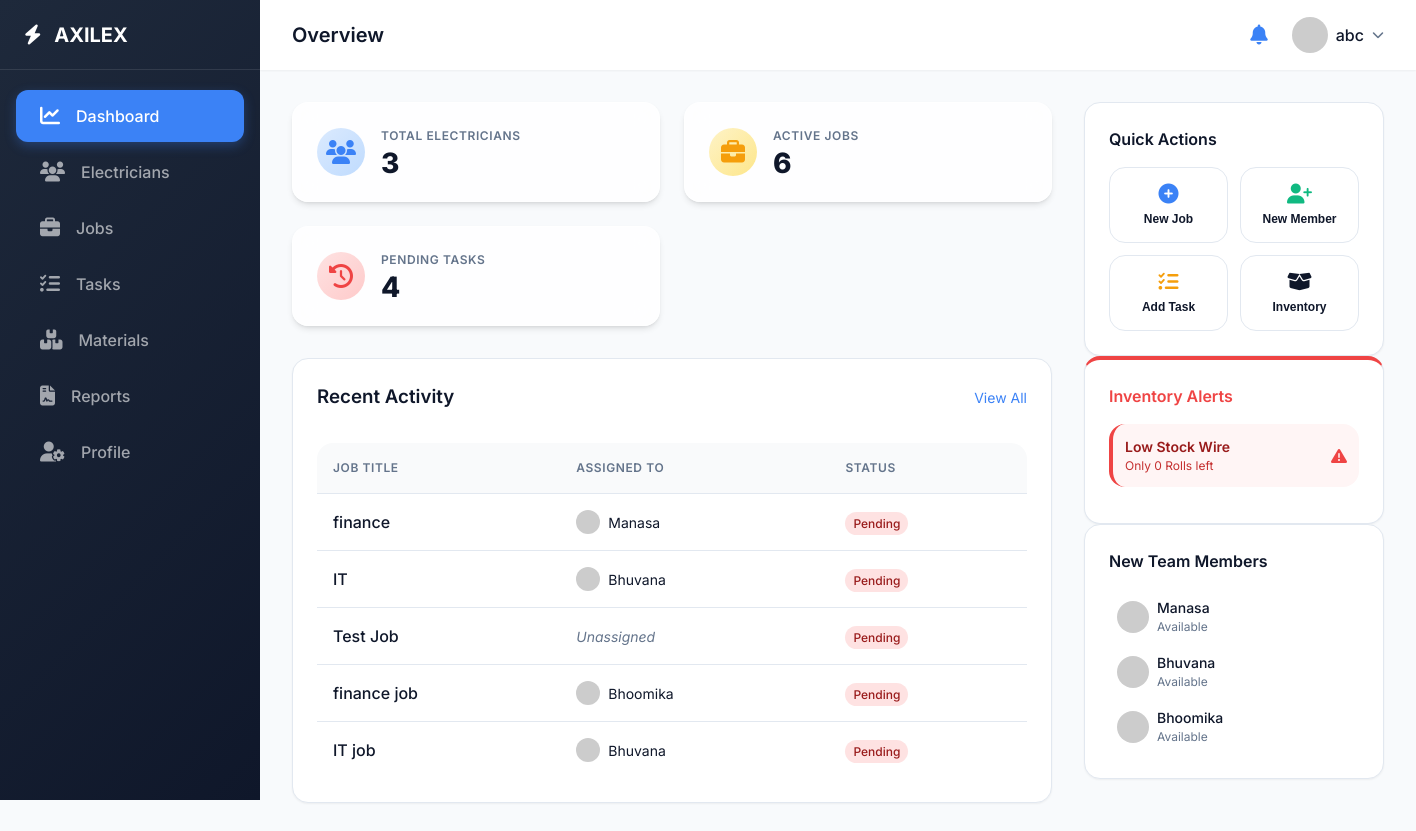
/dashboard (signed in), run on the app's committed database.
### tables this page shows
CREATE TABLE Jobs (
            id INTEGER PRIMARY KEY AUTOINCREMENT,
            title TEXT NOT NULL,
            description TEXT,
            assigned_electrician_id INTEGER,
            status TEXT DEFAULT 'Pending', location TEXT, deadline TEXT,
            FOREIGN KEY (assigned_electrician_id) REFERENCES Electricians (id)
        );

CREATE TABLE Electricians (
            id INTEGER PRIMARY KEY AUTOINCREMENT,
            name TEXT NOT NULL,
            phone TEXT,
            email TEXT,
            status TEXT DEFAULT 'Available'
        );

CREATE TABLE Materials (
            id INTEGER PRIMARY KEY AUTOINCREMENT,
            name TEXT NOT NULL,
            quantity INTEGER DEFAULT 0,
            unit TEXT,
            last_usage TEXT
        );

### app.py (the view)
@app.route('/dashboard')
def dashboard():
    if 'user_id' not in session:
        return redirect(url_for('login'))
    conn = get_db_connection()
    electricians_count = conn.execute('SELECT COUNT(*) FROM Electricians').fetchone()[0]
    jobs_count = conn.execute('SELECT COUNT(*) FROM Jobs').fetchone()[0]
    tasks_count = conn.execute('SELECT COUNT(*) FROM Tasks').fetchone()[0]
    recent_jobs = conn.execute('''
        SELECT Jobs.*, Electricians.name as electrician_name
        FROM Jobs
        LEFT JOIN Electricians ON Jobs.assigned_electrician_id = Electricians.id
        ORDER BY Jobs.id DESC LIMIT 5
    ''').fetchall()
    low_stock_materials = conn.execute('SELECT * FROM Materials WHERE quantity < 10').fetchall()
    recent_electricians = conn.execute('SELECT * FROM Electricians ORDER BY id DESC LIMIT 5').fetchall()
    all_electricians = conn.execute('SELECT * FROM Electricians ORDER BY name ASC').fetchall()
    all_jobs = conn.execute('SELECT * FROM Jobs ORDER BY title ASC').fetchall()
    conn.close()
    return render_template('dashboard.html',
                          electricians_count=electricians_count,
                          jobs_count=jobs_count,
                          tasks_count=tasks_count,
                          recent_jobs=recent_jobs,
                          low_stock_materials=low_stock_materials,
                          recent_electricians=recent_electricians,
                          all_electricians=all_electricians,
                          all_jobs=all_jobs)

### app.py (called while the page is built)
def get_db_connection():
    conn = sqlite3.connect(DB_PATH)
    conn.row_factory = sqlite3.Row
    return conn

### templates/dashboard.html (shortened to what this page needs)
<!DOCTYPE html>
<html lang="en">
<head>
    <link rel="stylesheet" href="/static/css/styles.css">
    <link rel="stylesheet" href="https://cdnjs.cloudflare.com/ajax/libs/font-awesome/6.4.0/css/all.min.css">
</head>
<body>
    <div class="dashboard-layout">
        <aside class="sidebar">
            <div class="sidebar-header" style="justify-content: space-between;">
                <div><i class="fa-solid fa-bolt" style="margin-right: 0.5rem;"></i> AXILEX</div>
            </div>
            <nav class="sidebar-nav">
                <a href="/dashboard" class="sidebar-link active">
                    <i class="fa-solid fa-chart-line"></i> Dashboard
                </a>
                <a href="/electricians" class="sidebar-link">
                    <i class="fa-solid fa-users"></i> Electricians
                </a>
                <a href="/jobs" class="sidebar-link">
                    <i class="fa-solid fa-briefcase"></i> Jobs
                </a>
                <a href="/tasks" class="sidebar-link">
                    <i class="fa-solid fa-list-check"></i> Tasks
                </a>
                <a href="/materials" class="sidebar-link">
                    <i class="fa-solid fa-boxes-stacked"></i> Materials
                </a>
                <a href="/reporter" class="sidebar-link">
                    <i class="fa-solid fa-file-contract"></i> Reports
                </a>
                <a href="/profile" class="sidebar-link">
                    <i class="fa-solid fa-user-gear"></i> Profile
                </a>
            </nav>
        </aside>
        <main class="main-content">
            <header class="topbar">
                <div class="flex items-center gap-2">
                    <h2 style="margin: 0; font-size: 1.25rem;">Overview</h2>
                </div>
                <div class="topbar-right">
                    <div class="notification-wrapper">
                        <button id="notification-btn" class="btn btn-outline" style="border: none; position: relative; padding: 0.5rem;">
                            <i class="fa-solid fa-bell" style="font-size: 1.25rem;"></i>
                        </button>
                    </div>
                    <div class="user-profile">
                        <img src="https://ui-avatars.com/api/?name=Admin+User&background=DBEAFE&color=1E3A8A" alt="Profile" style="width: 36px; height: 36px; border-radius: 50%;">
                        <span>{{ session.username if session.username else 'User' }}</span>
                        <i class="fa-solid fa-chevron-down" style="font-size: 0.75rem; color: var(--text-light);"></i>
                    </div>
                </div>
            </header>
            <div class="content-area">
                <div style="display: grid; grid-template-columns: 1fr 300px; gap: 2rem;">
                    <div class="flex-col gap-4">
                        <div class="summary-grid">
                            <div class="card summary-card glass-card">
                                <div class="summary-icon blue"><i class="fa-solid fa-users"></i></div>
                                <div class="summary-info">
                                    <h3>Total Electricians</h3>
                                    <p>{{ electricians_count }}</p>
                                </div>
                            </div>
                            <div class="card summary-card glass-card">
                                <div class="summary-icon yellow"><i class="fa-solid fa-briefcase"></i></div>
                                <div class="summary-info">
                                    <h3>Active Jobs</h3>
                                    <p>{{ jobs_count }}</p>
                                </div>
                            </div>
                            <div class="card summary-card glass-card">
                                <div class="summary-icon red"><i class="fa-solid fa-clock-rotate-left"></i></div>
                                <div class="summary-info">
                                    <h3>Pending Tasks</h3>
                                    <p>{{ tasks_count }}</p>
                                </div>
                            </div>
                        </div>
                        <div class="card">
                            <div class="flex justify-between items-center mb-4">
                                <h3 style="margin: 0;">Recent Activity</h3>
                                <a href="/jobs" style="font-size: 0.875rem;">View All</a>
                            </div>
                            <div class="table-container" style="box-shadow: none; border: none;">
                                <table class="table">
                                    <thead>
                                        <tr>
                                            <th>Job Title</th>
                                            <th>Assigned To</th>
                                            <th>Status</th>
                                        </tr>
                                    </thead>
                                    <tbody>
                                        {% for job in recent_jobs %}
                                        <tr>
                                            <td style="font-weight: 500;">{{ job.title }}</td>
                                            <td>
                                                {% if job.electrician_name %}
                                                <div class="flex items-center gap-1">
                                                    <img src="https://ui-avatars.com/api/?name={{ job.electrician_name|urlencode }}&background=random" style="width: 24px; height: 24px; border-radius: 50%;">
                                                    <span style="font-size: 0.875rem;">{{ job.electrician_name }}</span>
                                                </div>
                                                {% else %}
                                                <span style="font-size: 0.875rem; color: var(--text-light); font-style: italic;">Unassigned</span>
                                                {% endif %}
                                            </td>
                                            <td>
                                                <span class="badge badge-{{ 'success' if job.status == 'Completed' else 'warning' if job.status == 'In Progress' else 'danger' }}">
                                                    {{ job.status }}
                                                </span>
                                            </td>
                                        </tr>
                                        {% else %}
                                        <tr>
                                            <td colspan="3" class="text-center">No recent activity.</td>
                                        </tr>
                                        {% endfor %}
                                    </tbody>
                                </table>
                            </div>
                        </div>
                    </div>
                    <div class="flex-col gap-4">
                        <div class="card shadow-sm">
                            <h3 class="mb-2" style="font-size: 1rem;">Quick Actions</h3>
                            <div class="quick-actions-grid">
                                <button class="action-btn" onclick="document.getElementById('createJobModal').classList.add('show')">
                                    <i class="fa-solid fa-plus-circle" style="color: var(--secondary-blue);"></i>
                                    New Job
                                </button>
                                <button class="action-btn" onclick="document.getElementById('addElectricianModal').classList.add('show')">
                                    <i class="fa-solid fa-user-plus" style="color: var(--success);"></i>
                                    New Member
                                </button>
                                <button class="action-btn" onclick="document.getElementById('addTaskModal').classList.add('show')">
                                    <i class="fa-solid fa-tasks" style="color: var(--warning);"></i>
                                    Add Task
                                </button>
                                <button class="action-btn" onclick="document.getElementById('addMaterialModal').classList.add('show')">
                                    <i class="fa-solid fa-box-open" style="color: var(--primary-blue);"></i>
                                    Inventory
                                </button>
                            </div>
                        </div>
                        {% if low_stock_materials %}
                        <div class="card" style="border-top: 4px solid var(--danger);">
                            <h3 class="mb-2" style="font-size: 1rem; color: var(--danger);">Inventory Alerts</h3>
                            {% for material in low_stock_materials %}
                            <div class="alert-item">
                                <div style="flex: 1;">
                                    <h4>{{ material.name }}</h4>
                                    <p>Only {{ material.quantity }} {{ material.unit }} left</p>
                                </div>
                                <i class="fa-solid fa-triangle-exclamation" style="color: var(--danger);"></i>
                            </div>
                            {% endfor %}
                        </div>
                        {% endif %}
                        <div class="card">
                            <h3 class="mb-2" style="font-size: 1rem;">New Team Members</h3>
                            <div class="flex-col gap-1">
                                {% for el in recent_electricians %}
                                <div class="flex items-center gap-1 p-1 hover:bg-gray-50 rounded" style="padding: 0.5rem;">
                                    <img src="https://ui-avatars.com/api/?name={{ el.name|urlencode }}&background=random" style="width: 32px; height: 32px; border-radius: 50%;">
                                    <div>
                                        <div style="font-size: 0.875rem; font-weight: 500;">{{ el.name }}</div>
                                        <div style="font-size: 0.75rem; color: var(--text-light);">{{ el.status }}</div>
                                    </div>
                                </div>
                                {% endfor %}
                            </div>
                        </div>
                    </div>
                </div>
            </div>
        </main>
    </div>
</body>
</html>

### data on the page
Jobs: title "finance", electrician_name "Manasa", status "Pending"
Jobs: title "IT", electrician_name "Bhuvana", status "Pending"
Jobs: title "Test Job", shows "Unassigned", status "Pending"
Jobs: title "finance job", electrician_name "Bhoomika", status "Pending"
Jobs: title "IT job", electrician_name "Bhuvana", status "Pending"
Materials: name "Low Stock Wire", quantity "0", unit "Rolls"
Electricians: name "Manasa", status "Available"
Electricians: name "Bhuvana", status "Available"
Electricians: name "Bhoomika", status "Available"

### other printed values
{{ session.username if session.username else 'User' }} "abc"
{{ electricians_count }} "3"
{{ jobs_count }} "6"
{{ tasks_count }} "4"
